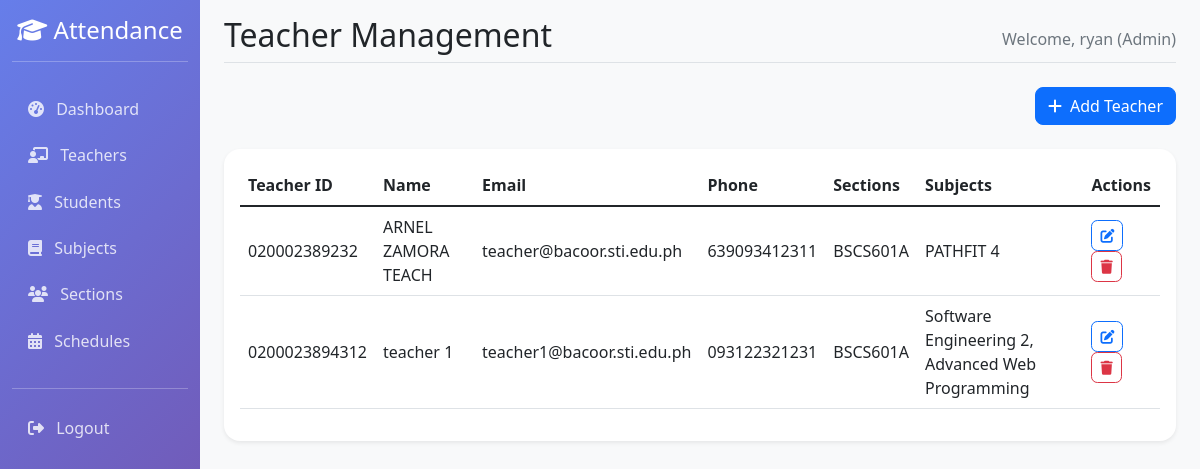
The page /admin-portal/teachers/ (signed in) on the database its author committed.
### webapp/models.py (models this page shows, shortened)
class CustomUser(AbstractUser):
    USER_TYPE_CHOICES = [
        ('admin', 'Admin'),
        ('teacher', 'Teacher'),
        ('student', 'Student'),
    ]
    email = models.EmailField(unique=True)
    user_type = models.CharField(max_length=10, choices=USER_TYPE_CHOICES)
    middle_name = models.CharField(max_length=150, blank=True)
    USERNAME_FIELD = 'email'
    REQUIRED_FIELDS = ['username', 'first_name', 'last_name', 'user_type']

class Teacher(models.Model):
    id = models.UUIDField(primary_key=True, default=uuid.uuid4, editable=False)
    user = models.OneToOneField(CustomUser, on_delete=models.CASCADE)
    teacher_id = models.CharField(max_length=20, unique=True)
    first_name = models.CharField(max_length=50)
    last_name = models.CharField(max_length=50)
    phone = models.CharField(max_length=15, blank=True)
    sections = models.ManyToManyField(Section, blank=True)
    subjects = models.ManyToManyField(Subject, blank=True)
    created_at = models.DateTimeField(auto_now_add=True)  # Added to match Student
    updated_at = models.DateTimeField(auto_now=True)      # Added to match Student

class Section(models.Model):
    id = models.UUIDField(primary_key=True, default=uuid.uuid4, editable=False)
    name = models.CharField(max_length=50)
    year_level = models.CharField(max_length=20)
    created_at = models.DateTimeField(auto_now_add=True)

class Subject(models.Model):
    id = models.UUIDField(primary_key=True, default=uuid.uuid4, editable=False)
    name = models.CharField(max_length=100)
    code = models.CharField(max_length=20, unique=True)
    description = models.TextField(blank=True)
    created_at = models.DateTimeField(auto_now_add=True)

### webapp/admin_views.py (the view)
# urls.py: path('teachers/', admin_views.teacher_list, name='teacher_list'),
@login_required
def teacher_list(request):
    if request.user.user_type != 'admin':
        return redirect('login')
    try:
        teachers = Teacher.objects.select_related('user').prefetch_related('sections', 'subjects').all().order_by('teacher_id')
        context = {
            'teachers': teachers,
            'sections': Section.objects.all(),
            'subjects': Subject.objects.all(),
        }
        return render(request, 'webapp/admin/teacher_list.html', context)
    except Exception as e:
        messages.error(request, f'Error loading teachers: {str(e)}')
        return redirect('admin_dashboard')

### webapp/templates/webapp/admin/teacher_list.html (shortened to what this page needs)
{% extends 'webapp/base.html' %}
{% block page_title %}Teacher Management{% endblock %}
{% block content %}
<div class="row">
    <div class="col-12 mb-4">
        <div class="d-flex justify-content-end">
            <button type="button" class="btn btn-primary" data-bs-toggle="modal" data-bs-target="#addTeacherModal">
                <i class="fas fa-plus me-2"></i>Add Teacher
            </button>
        </div>
    </div>
    <div class="col-12">
        <div class="card">
            <div class="card-body">
                <div class="table-responsive">
                    <table class="table" id="teacher-table">
                        <thead>
                            <tr>
                                <th>Teacher ID</th>
                                <th>Name</th>
                                <th>Email</th>
                                <th>Phone</th>
                                <th>Sections</th>
                                <th>Subjects</th>
                                <th>Actions</th>
                            </tr>
                        </thead>
                        <tbody>
                            {% for teacher in teachers %}
                            <tr>
                                <td>{{ teacher.teacher_id }}</td>
                                <td>{{ teacher.first_name }} {{ teacher.last_name }}</td>
                                <td>{{ teacher.user.email }}</td>
                                <td>{{ teacher.phone }}</td>
                                <td>
                                    {% for section in teacher.sections.all %}
                                        {{ section.name }}{% if not forloop.last %}, {% endif %}
                                    {% endfor %}
                                </td>
                                <td>
                                    {% for subject in teacher.subjects.all %}
                                        {{ subject.name }}{% if not forloop.last %}, {% endif %}
                                    {% endfor %}
                                </td>
                                <td>
                                    <button type="button" class="btn btn-sm btn-outline-primary"
                                            onclick="editTeacher({
                                                id: '{{ teacher.id }}',
                                                teacherId: '{{ teacher.teacher_id }}',
                                                firstName: '{{ teacher.first_name }}',
                                                lastName: '{{ teacher.last_name }}',
                                                email: '{{ teacher.user.email }}',
                                                phone: '{{ teacher.phone|default:'' }}',
                                                sections: [{% for section in teacher.sections.all %}'{{ section.id }}'{% if not forloop.last %},{% endif %}{% endfor %}],
                                                subjects: [{% for subject in teacher.subjects.all %}'{{ subject.id }}'{% if not forloop.last %},{% endif %}{% endfor %}]
                                            })">
                                        <i class="fas fa-edit"></i>
                                    </button>
                                    <a href="{% url 'teacher_delete' teacher.id %}"
                                       class="btn btn-sm btn-outline-danger delete-teacher"
                                       onclick="return confirm('Are you sure you want to delete this teacher?')">
                                        <i class="fas fa-trash"></i>
                                    </a>
                                </td>
                            </tr>
                            {% endfor %}
                        </tbody>
                    </table>
                </div>
            </div>
        </div>
    </div>
</div>
{% endblock %}

### webapp/templates/webapp/base.html (shortened to what this page needs)
<!DOCTYPE html>
<html lang="en">
<head>
    <link href="https://cdn.jsdelivr.net/npm/bootstrap@5.1.3/dist/css/bootstrap.min.css" rel="stylesheet">
    <link href="https://cdnjs.cloudflare.com/ajax/libs/font-awesome/6.4.0/css/all.min.css" rel="stylesheet">
    <link rel="stylesheet" type="text/css" href="https://cdn.datatables.net/buttons/2.2.3/css/buttons.bootstrap5.min.css">
    <link rel="stylesheet" href="https://cdn.jsdelivr.net/npm/sweetalert2@11.7.3/dist/sweetalert2.min.css">
</head>
<body>
    {% if user.is_authenticated %}
    <div class="container-fluid">
        <div class="row">
            <nav class="col-md-3 col-lg-2 d-md-block sidebar collapse">
                <div class="position-sticky pt-3">
                    <div class="text-center mb-4">
                        <h4><i class="fas fa-graduation-cap"></i> Attendance</h4>
                        <hr class="text-white">
                    </div>
                    {% if user.user_type == 'admin' %}
                        <ul class="nav flex-column">
                            <li class="nav-item">
                                <a class="nav-link" href="{% url 'admin_dashboard' %}">
                                    <i class="fas fa-tachometer-alt me-2"></i> Dashboard
                                </a>
                            </li>
                            <li class="nav-item">
                                <a class="nav-link" href="{% url 'teacher_list' %}">
                                    <i class="fas fa-chalkboard-teacher me-2"></i> Teachers
                                </a>
                            </li>
                            <li class="nav-item">
                                <a class="nav-link" href="{% url 'student_list' %}">
                                    <i class="fas fa-user-graduate me-2"></i> Students
                                </a>
                            </li>
                            <li class="nav-item">
                                <a class="nav-link" href="{% url 'subject_list' %}">
                                    <i class="fas fa-book me-2"></i> Subjects
                                </a>
                            </li>
                            <li class="nav-item">
                                <a class="nav-link" href="{% url 'section_list' %}">
                                    <i class="fas fa-users me-2"></i> Sections
                                </a>
                            </li>
                            <li class="nav-item">
                                <a class="nav-link" href="{% url 'schedule_list' %}">
                                    <i class="fas fa-calendar-alt me-2"></i> Schedules
                                </a>
                            </li>
                        </ul>
                    {% endif %}
                    <hr class="text-white mt-4">
                    <ul class="nav flex-column">
                        <li class="nav-item">
                            <a class="nav-link" href="{% url 'logout' %}">
                                <i class="fas fa-sign-out-alt me-2"></i> Logout
                            </a>
                        </li>
                    </ul>
                </div>
            </nav>
            <main class="col-md-9 ms-sm-auto col-lg-10 px-md-4 main-content">
                <div class="pt-3 pb-2 mb-3">
                    <div class="d-flex justify-content-between flex-wrap flex-md-nowrap align-items-center border-bottom">
                        <h1 class="h2">{% block page_title %}Dashboard{% endblock %}</h1>
                        <div class="text-muted">
    Welcome,
    {% if user.user_type == 'teacher' %}
        {{ teacher.full_name }} (Teacher)
    {% elif user.user_type == 'student' %}
        {{ student.first_name }} {{ student.last_name }} (Student)
    {% elif user.user_type == 'admin' %}
        {{ user.username }} (Admin)
    {% else %}
        {{ user.first_name|default:user.username }}
    {% endif %}
</div>
                    </div>
                    <div class="mt-4">
                        {% block content %}
                        {% endblock %}
                    </div>
                </div>
            </main>
        </div>
    </div>
    {% endif %}
</body>
</html>

### webapp/templates/webapp/base.html (style rules this page uses)
.sidebar { min-height: 100vh; background: linear-gradient(135deg, #667eea 0%, #764ba2 100%); color: white; }
.sidebar .nav-link { color: rgba(255, 255, 255, 0.8); border-radius: 0.5rem; margin: 0.2rem 0; transition: all 0.3s ease; }
.main-content { background-color: #f8f9fa; min-height: 100vh; }
.card { border: none; border-radius: 1rem; box-shadow: 0 0.125rem 0.25rem rgba(0, 0, 0, 0.075); transition: all 0.3s ease; }
.btn { border-radius: 0.5rem; transition: all 0.3s ease; }
.table td { vertical-align: middle; }
.btn-sm { padding: 0.25rem 0.5rem; font-size: 0.875rem; border-radius: 0.4rem; }

### rows shown on the page
CustomUser: username "ryan"
Teacher: teacher_id "020002389232", first_name "ARNEL", last_name "ZAMORA TEACH", user.email "teacher@bacoor.sti.edu.ph", phone "639093412311"
Section: name "BSCS601A"
Subject: name "PATHFIT 4"
Teacher: teacher_id "0200023894312", first_name "teacher", last_name "1", user.email "teacher1@bacoor.sti.edu.ph", phone "093122321231"
Subject: name "Software Engineering 2"
Subject: name "Advanced Web Programming"
